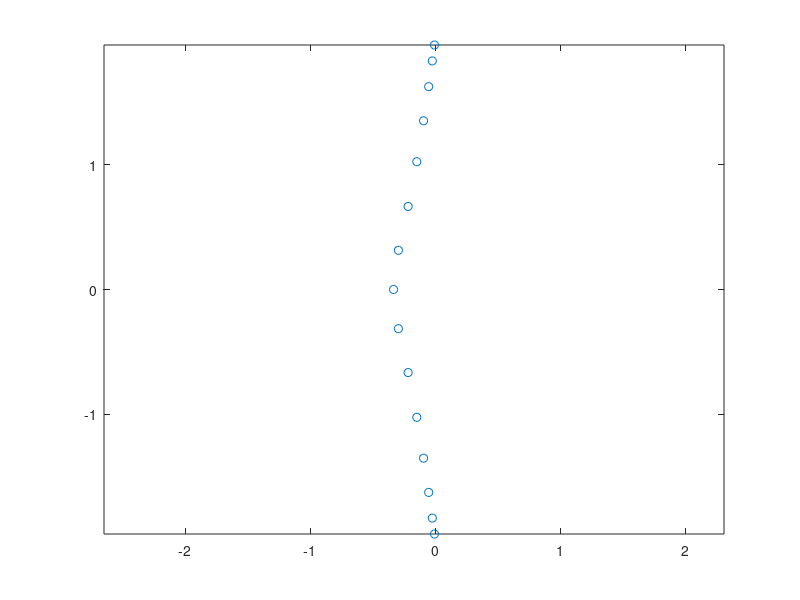

Write the MATLAB code that produced this figure.

% number of nodes 
N = 7;

% Diffusion with Cirichlet boundary conditions  (leavning out the
% alpha/dx^2)
amat = zeros(N-1,N-1);
amat(1,1) = -2;
amat(1,2) = 1;
for i = 2: N-2
    amat(i,i) = -2;
    amat(i,i-1) = 1;
    amat(i,i+1) = 1;
end
amat(N-1,N-1) = -2;
amat(N-1, N-2) = 1; 

amat
eigers = eig(amat)

for i = 1:N-1
    analeig(i) = -4*(sin(pi*i/2/(N)))^2;
end
analeig


%Diffusion wiht Neuman 

amat = zeros(N-1,N-1);
amat(1,1) = -1;
amat(1,2) = 1;
for i = 2: N-2
    amat(i,i) = -2;
    amat(i,i-1) = 1;
    amat(i,i+1) = 1;
end
amat(N-1,N-1) = -2;
amat(N-1, N-2) = 1; 

amat
eigers = eig(amat)

for i = 1:N-1
    analeig(i) = -4*(sin(pi*(2*i-1)/(2*N-1)/2))^2;
end
analeig


%% Diffusion with periodic 

amat = zeros(N,N);
amat(1,1) = -2;
amat(1,2) = 1;
amat(1,N) = 1;
for i = 2: N-1
    amat(i,i) = -2;
    amat(i,i-1) = 1;
    amat(i,i+1) = 1;
end
amat(N,N) = -2;
amat(N, N-1) = 1;
amat(N,1) = 1;

amat
eigers = eig(amat)

for i = 1:N
    analeig(i) = -4*(sin(pi*i/N))^2;
end
analeig


%%% convection - upwind left bdy cndition
amat = zeros(N,N);
amat(1,1) = 1;
for i = 2: N-1
    amat(i,i) = 1;
    amat(i,i-1) = -1;
end
amat(N,N) = 1;
amat(N, N-1) = -1;


amat
eigers = eig(amat)


analeig = 1

%  convection central with left bdy condition
N = 15;
amat = zeros(N,N);
amat(1,1) = 0;
amat(1,2) = 1;
for i = 2: N-1
    amat(i,i) = 0;
    amat(i,i-1) = -1;
    amat(i,i+1) = 1;
end
amat(N,N) = 2;
amat(N, N-1) = -2;

% take into accuont the negative in front of matrix but leave out a/2/dx
eigers = eig(-amat)
figure(1)
plot(real(eigers), imag(eigers),'o');
axis equal
